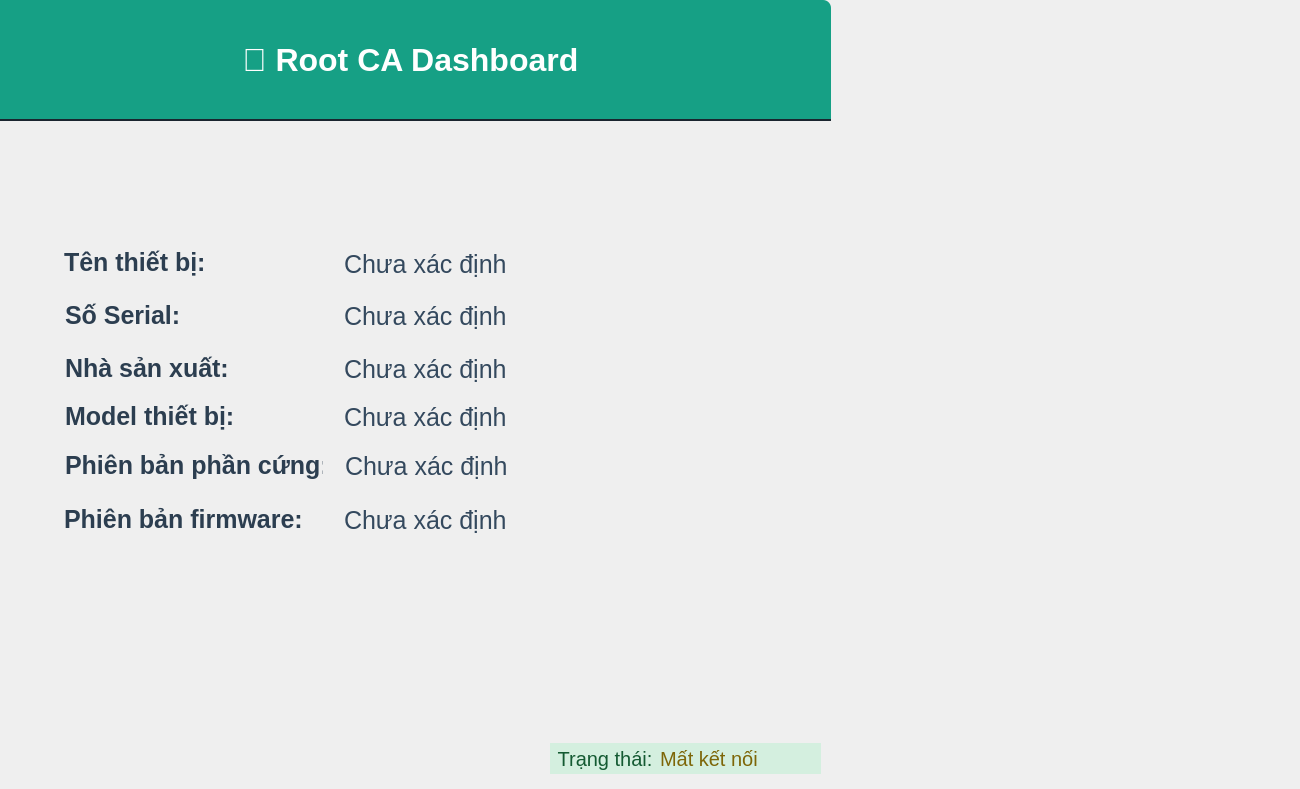
               <widget class="QWidget" name="dashboardPage">
                <widget class="QLabel" name="label_2">
                 <property name="geometry">
                  <rect>
                   <x>-10</x>
                   <y>0</y>
                   <width>841</width>
                   <height>121</height>
                  </rect>
                 </property>
                 <property name="styleSheet">
                  <string notr="true"> font-size: 32px;
    font-weight: bold;
    color: white;
background-color: #16A085;
    padding: 12px 20px;
    border-bottom: 2px solid #1A252F;
    border-top-left-radius: 8px;
    border-top-right-radius: 8px;</string>
                 </property>
                 <property name="text">
                  <string>🔐 Root CA Dashboard</string>
                 </property>
                 <property name="alignment">
                  <set>Qt::AlignmentFlag::AlignCenter</set>
                 </property>
                </widget>
                <widget class="QLabel" name="label_3">
                 <property name="geometry">
                  <rect>
                   <x>49</x>
                   <y>242</y>
                   <width>171</width>
                   <height>41</height>
                  </rect>
                 </property>
                 <property name="font">
                  <font>
                   <pointsize>-1</pointsize>
                   <bold>true</bold>
                  </font>
                 </property>
                 <property name="styleSheet">
                  <string notr="true">font-weight: bold;
    color: #2C3E50;
    font-size: 25px;
    padding: 4px 8px;
</string>
                 </property>
                 <property name="text">
                  <string>Tên thiết bị:</string>
                 </property>
                </widget>
                <widget class="QLabel" name="lable_nameCA">
                 <property name="geometry">
                  <rect>
                   <x>330</x>
                   <y>239</y>
                   <width>511</width>
                   <height>51</height>
                  </rect>
                 </property>
                 <property name="styleSheet">
                  <string notr="true">color: #34495E;
    font-size: 25px;
    padding: 4px 8px;</string>
                 </property>
                 <property name="text">
                  <string>Chưa xác định</string>
                 </property>
                </widget>
                <widget class="QLabel" name="label_5">
                 <property name="geometry">
                  <rect>
                   <x>50</x>
                   <y>348</y>
                   <width>231</width>
                   <height>41</height>
                  </rect>
                 </property>
                 <property name="font">
                  <font>
                   <pointsize>-1</pointsize>
                   <bold>true</bold>
                  </font>
                 </property>
                 <property name="styleSheet">
                  <string notr="true">font-weight: bold;
    color: #2C3E50;
    font-size: 25px;
    padding: 4px 8px;
</string>
                 </property>
                 <property name="text">
                  <string>Nhà sản xuất:</string>
                 </property>
                </widget>
                <widget class="QLabel" name="Lable_NSX">
                 <property name="geometry">
                  <rect>
                   <x>330</x>
                   <y>344</y>
                   <width>541</width>
                   <height>51</height>
                  </rect>
                 </property>
                 <property name="styleSheet">
                  <string notr="true">color: #34495E;
    font-size: 25px;
    padding: 4px 8px;</string>
                 </property>
                 <property name="text">
                  <string>Chưa xác định</string>
                 </property>
                </widget>
                <widget class="QLabel" name="label_7">
                 <property name="geometry">
                  <rect>
                   <x>50</x>
                   <y>396</y>
                   <width>231</width>
                   <height>41</height>
                  </rect>
                 </property>
                 <property name="font">
                  <font>
                   <pointsize>-1</pointsize>
                   <bold>true</bold>
                  </font>
                 </property>
                 <property name="styleSheet">
                  <string notr="true">font-weight: bold;
    color: #2C3E50;
    font-size: 25px;
    padding: 4px 8px;
</string>
                 </property>
                 <property name="text">
                  <string>Model thiết bị:</string>
                 </property>
                </widget>
                <widget class="QLabel" name="lable_ModelDevice">
                 <property name="geometry">
                  <rect>
                   <x>330</x>
                   <y>392</y>
                   <width>541</width>
                   <height>51</height>
                  </rect>
                 </property>
                 <property name="styleSheet">
                  <string notr="true">color: #34495E;
    font-size: 25px;
    padding: 4px 8px;</string>
                 </property>
                 <property name="text">
                  <string>Chưa xác định</string>
                 </property>
                </widget>
                <widget class="QLabel" name="label_HardwareVersion">
                 <property name="geometry">
                  <rect>
                   <x>331</x>
                   <y>441</y>
                   <width>511</width>
                   <height>51</height>
                  </rect>
                 </property>
                 <property name="styleSheet">
                  <string notr="true">color: #34495E;
    font-size: 25px;
    padding: 4px 8px;</string>
                 </property>
                 <property name="text">
                  <string>Chưa xác định</string>
                 </property>
                </widget>
                <widget class="QLabel" name="lable_16">
                 <property name="geometry">
                  <rect>
                   <x>50</x>
                   <y>445</y>
                   <width>281</width>
                   <height>41</height>
                  </rect>
                 </property>
                 <property name="font">
                  <font>
                   <pointsize>-1</pointsize>
                   <bold>true</bold>
                  </font>
                 </property>
                 <property name="styleSheet">
                  <string notr="true">font-weight: bold;
    color: #2C3E50;
    font-size: 25px;
    padding: 4px 8px;
</string>
                 </property>
                 <property name="text">
                  <string>Phiên bản phần cứng:</string>
                 </property>
                </widget>
                <widget class="QLabel" name="label_11">
                 <property name="geometry">
                  <rect>
                   <x>-468</x>
                   <y>119</y>
                   <width>1291</width>
                   <height>661</height>
                  </rect>
                 </property>
                 <property name="text">
                  <string/>
                 </property>
                 <property name="pixmap">
                  <pixmap resource="image/resource.qrc">:/new/image/background.jpg</pixmap>
                 </property>
                 <property name="scaledContents">
                  <bool>true</bool>
                 </property>
                 <property name="indent">
                  <number>-1</number>
                 </property>
                </widget>
                <widget class="QLabel" name="label_12">
                 <property name="geometry">
                  <rect>
                   <x>550</x>
                   <y>743</y>
                   <width>110</width>
                   <height>31</height>
                  </rect>
                 </property>
                 <property name="styleSheet">
                  <string notr="true">background-color: #D4EFDF;  /* Light green */
color: #145A32;   
font-size: 20px;</string>
                 </property>
                 <property name="text">
                  <string>Trạng thái:</string>
                 </property>
                 <property name="alignment">
                  <set>Qt::AlignmentFlag::AlignCenter</set>
                 </property>
                </widget>
                <widget class="QLabel" name="lb_status">
                 <property name="geometry">
                  <rect>
                   <x>660</x>
                   <y>743</y>
                   <width>161</width>
                   <height>31</height>
                  </rect>
                 </property>
                 <property name="styleSheet">
                  <string notr="true">background-color: #D4EFDF;  /* Light green */
color: #7D6608; font-size: 20px;
</string>
                 </property>
                 <property name="text">
                  <string>Mất kết nối</string>
                 </property>
                 <property name="alignment">
                  <set>Qt::AlignmentFlag::AlignJustify|Qt::AlignmentFlag::AlignVCenter</set>
                 </property>
                </widget>
                <widget class="QLabel" name="lable_Serial">
                 <property name="geometry">
                  <rect>
                   <x>330</x>
                   <y>291</y>
                   <width>541</width>
                   <height>51</height>
                  </rect>
                 </property>
                 <property name="styleSheet">
                  <string notr="true">color: #34495E;
    font-size: 25px;
    padding: 4px 8px;</string>
                 </property>
                 <property name="text">
                  <string>Chưa xác định</string>
                 </property>
                </widget>
                <widget class="QLabel" name="label_14">
                 <property name="geometry">
                  <rect>
                   <x>50</x>
                   <y>295</y>
                   <width>231</width>
                   <height>41</height>
                  </rect>
                 </property>
                 <property name="font">
                  <font>
                   <pointsize>-1</pointsize>
                   <bold>true</bold>
                  </font>
                 </property>
                 <property name="styleSheet">
                  <string notr="true">font-weight: bold;
    color: #2C3E50;
    font-size: 25px;
    padding: 4px 8px;
</string>
                 </property>
                 <property name="text">
                  <string>Số Serial:</string>
                 </property>
                </widget>
                <widget class="QLabel" name="label_13">
                 <property name="geometry">
                  <rect>
                   <x>49</x>
                   <y>499</y>
                   <width>281</width>
                   <height>41</height>
                  </rect>
                 </property>
                 <property name="font">
                  <font>
                   <pointsize>-1</pointsize>
                   <bold>true</bold>
                  </font>
                 </property>
                 <property name="styleSheet">
                  <string notr="true">font-weight: bold;
    color: #2C3E50;
    font-size: 25px;
    padding: 4px 8px;
</string>
                 </property>
                 <property name="text">
                  <string>Phiên bản firmware:</string>
                 </property>
                </widget>
                <widget class="QLabel" name="label_FirmwareVersion">
                 <property name="geometry">
                  <rect>
                   <x>330</x>
                   <y>495</y>
                   <width>511</width>
                   <height>51</height>
                  </rect>
                 </property>
                 <property name="styleSheet">
                  <string notr="true">color: #34495E;
    font-size: 25px;
    padding: 4px 8px;</string>
                 </property>
                 <property name="text">
                  <string>Chưa xác định</string>
                 </property>
                </widget>
                <zorder>label_11</zorder>
                <zorder>label_2</zorder>
                <zorder>label_3</zorder>
                <zorder>lable_nameCA</zorder>
                <zorder>label_5</zorder>
                <zorder>Lable_NSX</zorder>
                <zorder>label_7</zorder>
                <zorder>lable_ModelDevice</zorder>
                <zorder>label_HardwareVersion</zorder>
                <zorder>lable_16</zorder>
                <zorder>label_12</zorder>
                <zorder>lb_status</zorder>
                <zorder>lable_Serial</zorder>
                <zorder>label_14</zorder>
                <zorder>label_13</zorder>
                <zorder>label_FirmwareVersion</zorder>
               </widget>
